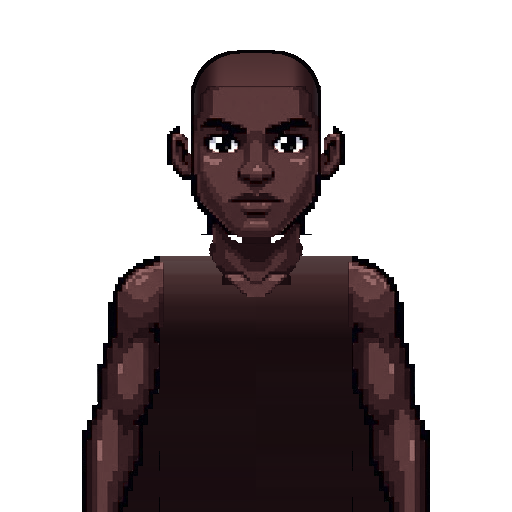
#> input picture app/src/main/assets/character/bodies/01_deep_ebony.png, 512 x 512 px; its folder holds only this picture in this run
$ python polish_armholes.py
#> lines starting #> are read from the running program, lines starting #| are printed output that depends on the picture; after the words box and inside, x2 and y2 are one past the last pixel; in counts of white or black regions, pixels touching at a corner belong together
#!/usr/bin/env python3
"""Polishes where the arms meet the jersey armholes ("sleeves") in the avatar art.

Bodies (assets/character/bodies/*.png)
    Each body carried a flat, unshaded slab of skin between the arm and the jersey so the arm would
    touch the armhole. This re-shades that slab with the body's own skin ramp (lighter on top of the
    shoulder, darker toward the jersey edge and into the armpit), gives the top of the shoulder the
    same dark outline the rest of the arm has, softens the black notch in the armpit crease, and
    extends the skin a little further under the jersey so no jersey shape can leave a see-through gap.

Jerseys (assets/character/*_jerseys/*.png)
    The armhole dropped to the side seam in two blocky 9px steps. Each step's outer corner is cut
    back to half a step, so the edge runs down in even single-pixel-art steps like the V-neck does.

Run from the repository root:  python3 tools/polish_armholes.py
Every file it changes is stamped with a PNG text chunk, so running it again leaves polished art alone.
"""
import glob
import os
import sys

import numpy as np
from PIL import Image
from PIL.PngImagePlugin import PngInfo

ROOT = os.path.join(os.path.dirname(os.path.abspath(__file__)), "..", "app", "src", "main", "assets", "character")
N = 512
TOP, BOTTOM = 250, 374          # rows the slab spans
ART = 4.5                       # one "pixel" of the art is about 4.5 real pixels
MARK = "hd-armholes"            # PNG text chunk written to every file this script has polished


def polished(path):
    return Image.open(path).info.get(MARK) == "1"


# [4 lines left out: function save, not called in this run]


def lum(rgb):
    return (rgb[..., 0] * 299 + rgb[..., 1] * 587 + rgb[..., 2] * 114) / 1000.0


def smoothstep(x):
    x = np.clip(x, 0.0, 1.0)
    return x * x * (3 - 2 * x)


# [35 lines left out: functions components, jersey_edge, not called in this run]


def polish_body(path):
    if polished(path):
        return False
    img = np.array(Image.open(path).convert("RGBA"))
#> img is the input picture: shape (512, 512, 4); mean R, G, B, A 131.5, 126.6, 128, 103.5
    rgb = img[:, :, :3].astype(np.int64)
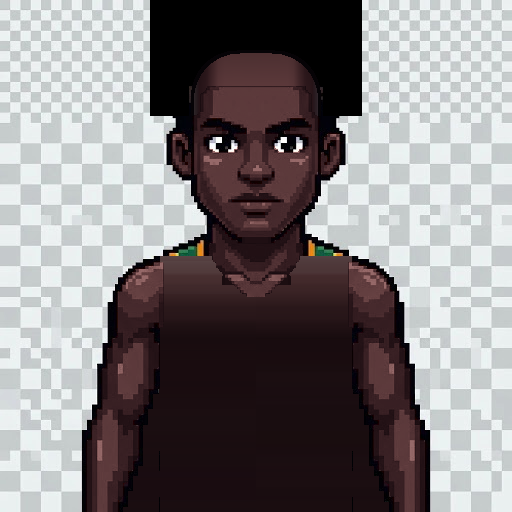
#> rgb: shape (512, 512, 3) int64; mean R, G, B 131.5, 126.6, 128
    opaque = img[:, :, 3] > 0
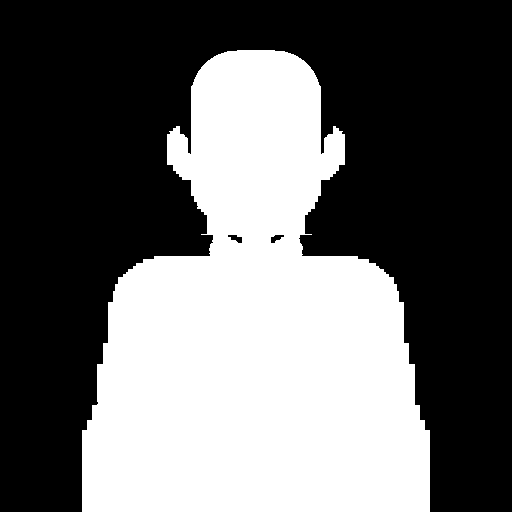
#> opaque: shape (512, 512) bool; 40.6% white; 1 white region, box (x1, y1, x2, y2) and area: (82, 50, 430, 512) 106426

    # The slab is the most common single colour beside the arm.
    win = rgb[258:330, 156:182][opaque[258:330, 156:182]]
#> win = 1872 rows, first 8: [5, 2, 9], [5, 4, 10], [6, 7, 12], [4, 5, 10], [86, 65, 65], [86, 65, 65], [86, 65, 65], [86, 65, 65]
    colours, counts = np.unique(win.reshape(-1, 3), axis=0, return_counts=True)
#> colours = 216 rows, first 8: [0, 0, 4], [0, 0, 5], [1, 0, 5], [3, 2, 10], [4, 0, 0], [4, 0, 6], [4, 3, 9], [4, 5, 10]; counts = 216 values, max 54 at index 65, min 1 at index 0, mean 8.67
    flat = colours[counts.argmax()]
#> flat = [41, 23, 26]
    if counts.max() < 600:
        return False                      # no flat slab to work on
    is_flat = opaque & (rgb == flat).all(axis=2)

    # The body's own skin ramp, read off the shaded arm beside the slab.
    arm = np.zeros((N, N), bool)
    arm[262:372, 108:156] = True
    arm &= opaque & ~is_flat
    arm_rgb = rgb[arm].astype(np.float64)
    order = np.argsort(lum(arm_rgb))
    arm_rgb = arm_rgb[order]

    def tone(lo, hi):
        a, b = int(len(arm_rgb) * lo), max(int(len(arm_rgb) * hi), int(len(arm_rgb) * lo) + 1)
        return arm_rgb[a:b].mean(axis=0)

    outline = tone(0.0, 0.015)
    ramp = np.array([tone(0.70, 0.82), tone(0.50, 0.62), tone(0.30, 0.42), tone(0.14, 0.24), tone(0.045, 0.10)])

    out = img.copy()
    for side in (0, 1):                   # 0 = image left, 1 = image right (mirrored)
        def mx(x):
            return x if side == 0 else N - 1 - x

        slab = np.zeros((N, N), bool)
        x_lo, x_hi = (150, 196) if side == 0 else (N - 1 - 196, N - 1 - 150)
        region = np.zeros((N, N), bool)
        region[TOP:BOTTOM, min(x_lo, x_hi):max(x_lo, x_hi) + 1] = True
        for ys, xs in components(is_flat & region):
            if len(ys) >= 150:
                slab[ys, xs] = True
        if not slab.any():
            continue

        # Where the slab starts on each row (the arm side), and how far it has to reach under the jersey.
        target = np.zeros((N, N), bool)
        arm_edge = {}
        for y in range(TOP, BOTTOM):
            cols = np.nonzero(slab[y])[0]
            if len(cols) == 0:
                continue
            a = cols.min() if side == 0 else cols.max()
            arm_edge[y] = a
            # Under the stepped part of the armhole the skin runs well under the jersey; lower down, where
            # some jerseys narrow again, it stops at the edge so nothing new can peek out.
            reach = jersey_edge(y) + (12 if y < 350 else 2)
            for x in range(mx(a), reach + 1):
                xx = mx(x)
                # Only ever paint over the slab itself or empty canvas, never over the drawn arm or chest.
                if slab[y, xx] or not opaque[y, xx]:
                    target[y, xx] = True
        # Keep the painted area contiguous with the slab (no islands past the chest drawing).
        for y in range(TOP, BOTTOM):
            if y not in arm_edge:
                continue
            xs_row = range(mx(arm_edge[y]), jersey_edge(y) + 13)
            run = True
            for x in xs_row:
                xx = mx(x)
                if not target[y, xx]:
                    run = False
                elif not run:
                    target[y, xx] = False

        ys, xs = np.nonzero(target)
        for y, xx in zip(ys, xs):
            x = mx(xx)                    # work in left-side coordinates
            a = mx(arm_edge[y])
            edge = jersey_edge(y)
            # Shade per art-pixel block so the result is banded like the rest of the sprite.
            bx = (np.floor(x / ART) + 0.5) * ART
            by = (np.floor(y / ART) + 0.5) * ART
            # One plane just inside the deltoid's shadow edge: mid tone up top, falling into shade toward
            # the armpit, with a single darker art-pixel where the skin meets the jersey.
            level = 1.0
            level += smoothstep((by - 292) / 36.0)
            level += smoothstep((by - 322) / 20.0)
            if by >= 336:
                level = max(level, 3.0)                             # the sliver beside the ribs sits in shade
            if bx >= edge - ART:
                level += 1.0                                        # contact shadow against the jersey
            if by < 257:
                level -= 1.0                                        # light catches the top of the shoulder
            level = int(np.clip(np.floor(level + 0.5), 0, 4))
            out[y, xx, :3] = np.clip(np.round(ramp[level]), 0, 255)
            out[y, xx, 3] = 255

        # The same dark outline the arm has, along the top of the shoulder.
        for y, xx in zip(ys, xs):
            x = mx(xx)
            if x >= jersey_edge(y) + 2:
                continue                  # under the jersey; an outline there would never show
            above_clear = all(not opaque[y - k, xx] and not target[y - k, xx] for k in (1, 2))
            if above_clear or (not opaque[y - 1, xx] and not target[y - 1, xx]):
                out[y, xx, :3] = np.clip(np.round(outline), 0, 255)
                if y + 1 < N and target[y + 1, xx]:
                    out[y + 1, xx, :3] = np.clip(np.round(outline), 0, 255)

        # The armpit crease was a near-black notch; make it deep skin shadow instead.
        for y in range(318, 342):
            for x in range(142, 164):
                xx = mx(x)
                if opaque[y, xx] and not target[y, xx] and lum(rgb[y, xx].astype(np.float64)) < 34:
                    # leave the silhouette outline alone: only pixels with body on both sides
                    left, right = xx - 3, xx + 3
                    if opaque[y, left] and (opaque[y, right] or target[y, right]):
                        out[y, xx, :3] = np.clip(np.round(ramp[4]), 0, 255)

    save(out, path)
    return True


# [51 lines left out: functions trim_jersey_steps, polish_jersey, not called in this run]


def main():
    root = sys.argv[1] if len(sys.argv) > 1 else ROOT      # an optional copy of assets/character to work on
    bodies = sorted(glob.glob(os.path.join(root, "bodies", "*.png")))
    jerseys = sorted(glob.glob(os.path.join(root, "college_jerseys", "*.png")) + glob.glob(os.path.join(root, "nba_jerseys", "*.png")))
    done_b = sum(polish_body(p) for p in bodies)
    done_j = sum(polish_jersey(p) for p in jerseys)
    print(f"bodies polished: {done_b}/{len(bodies)}; jerseys polished: {done_j}/{len(jerseys)}")


if __name__ == "__main__":
    sys.exit(main())
#> (the program exits here)

$ run again, on app/src/main/assets/character/bodies/03_chestnut_brown.png
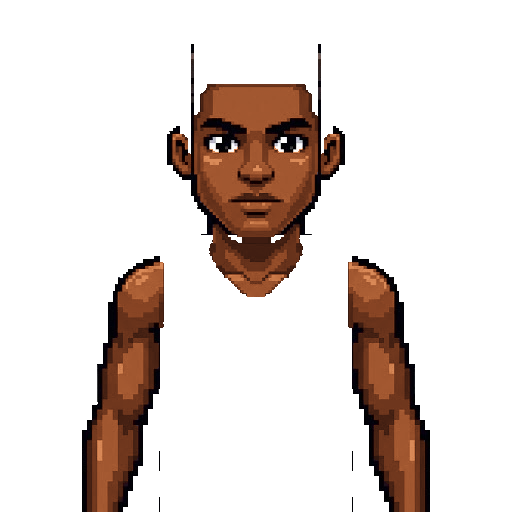
#> input picture app/src/main/assets/character/bodies/03_chestnut_brown.png, 512 x 512 px
#> in polish_body, img is the input picture: shape (512, 512, 4); mean R, G, B, A 157.7, 162.7, 149.9, 50.5
#> in polish_body, `rgb = img[:, :, :3].astype(np.int64)`:
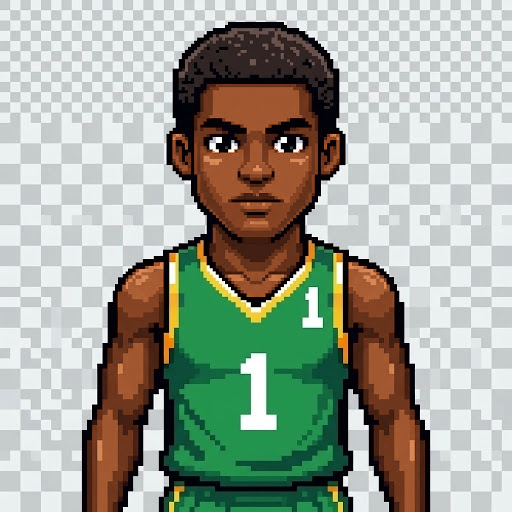
#> rgb: shape (512, 512, 3) int64; mean R, G, B 157.7, 162.7, 149.9
#> in polish_body, `opaque = img[:, :, 3] > 0`:
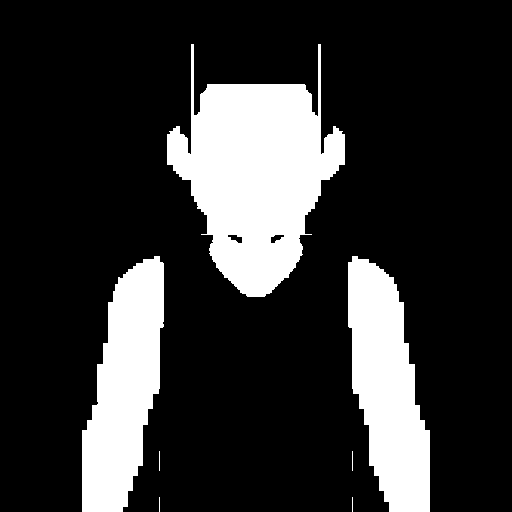
#> opaque: shape (512, 512) bool; 19.8% white; 7 white regions (2 under 20 px), largest, box (x1, y1, x2, y2) and area: (167, 44, 345, 297) 24629, (82, 256, 164, 512) 13632, (348, 256, 430, 512) 13616, (159, 451, 160, 471) 20, (352, 451, 353, 471) 20
#> win = 548 rows, first 8: [5, 2, 9], [5, 4, 10], [6, 7, 12], [4, 5, 10], [6, 5, 13], [4, 3, 9], [1, 0, 5], [0, 0, 4]
#> colours = 183 rows, first 8: [0, 0, 4], [0, 0, 5], [1, 0, 5], [3, 2, 10], [4, 0, 0], [4, 0, 6], [4, 3, 9], [4, 5, 10]; counts = 183 values, max 26 at index 145, min 1 at index 0, mean 2.99
#> flat = [164, 89, 49]
